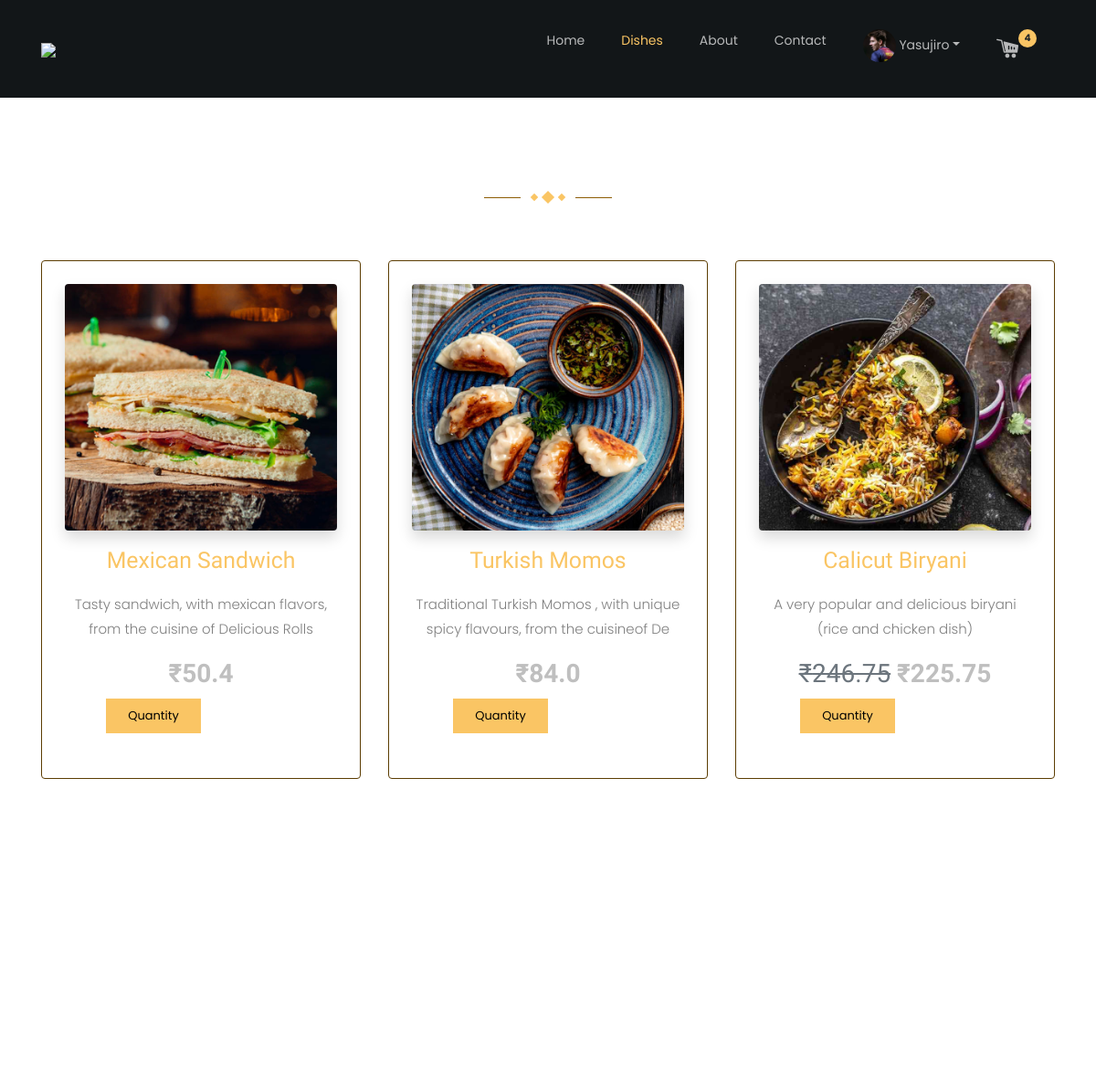
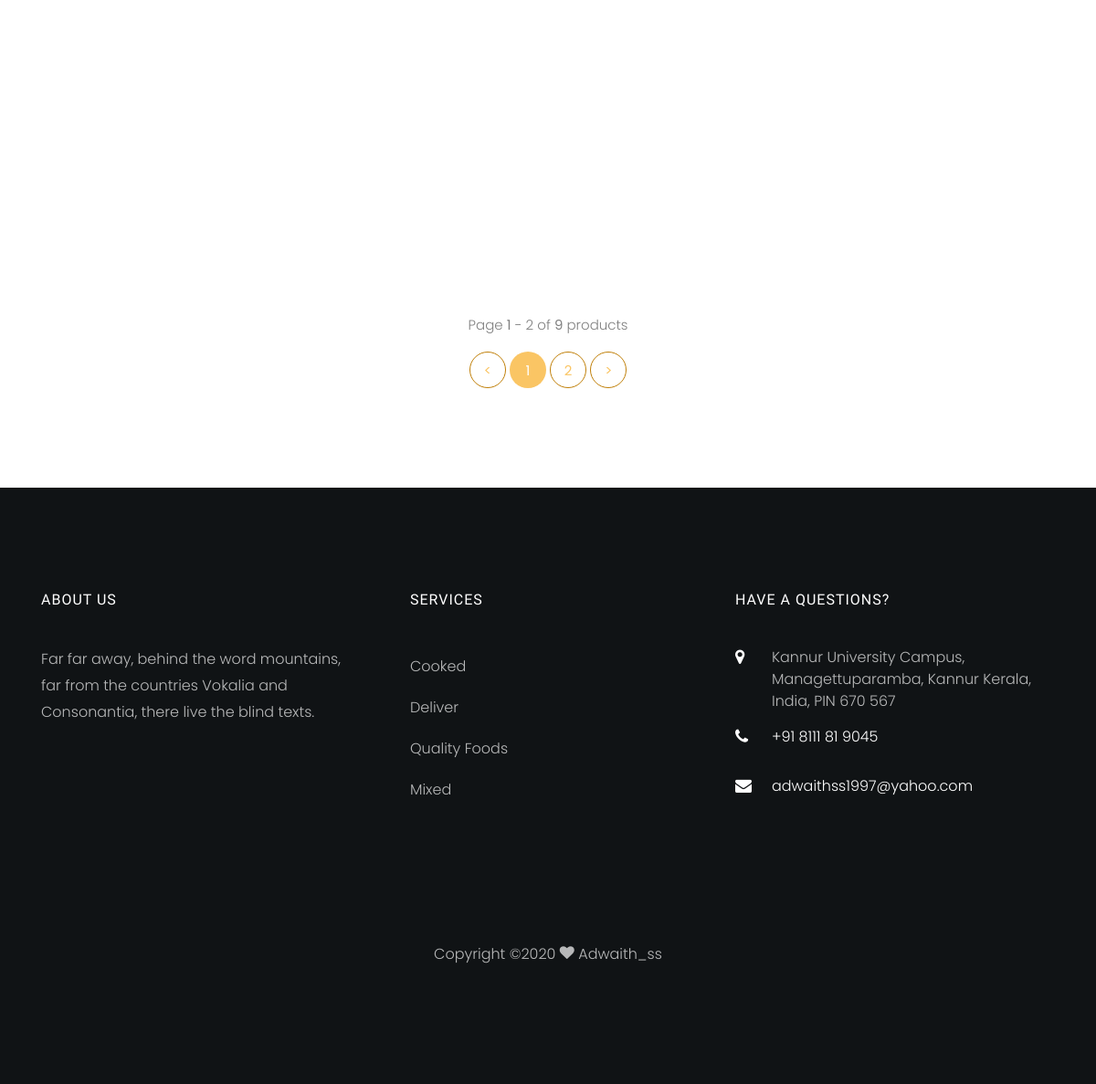
The page /product/ (signed in) on the database its author committed (2 pictures, top to bottom).
### authentication/models.py (models this page shows, shortened)
class UserProfile(models.Model):
	user = models.OneToOneField(User, on_delete=models.CASCADE)
	mobile = models.CharField(max_length=13)
	address = models.TextField(null=True)
	district = models.CharField(max_length=40, null=True)
	state = models.CharField(max_length=40, null=True)
	country = models.CharField(max_length=40, null=True)
	pin = models.CharField(max_length=6, null=True)
	avatar = models.ImageField(upload_to='user_avatar', null=True)
	createdDate = models.DateTimeField(auto_now_add=True)
	updatedDate = models.DateTimeField(auto_now=True)

### product/models.py (models this page shows, shortened)
class Product(models.Model):
	STATUS = (
        ('Pending', 'Pending'),
        ('Active', 'Active'),
        ('Deleted', 'Deleted'),
    )
	name = models.CharField(max_length=225)
	slug = models.SlugField(max_length = 250, null = True, blank = True)
	description = models.TextField()
	category = models.ForeignKey(Category,null=True, on_delete=models.SET_NULL)
	subCategory = models.ForeignKey(Subcategory, null=True, on_delete=models.SET_NULL)
	tag = models.ManyToManyField(Tag, null=True)
	tax = models.ForeignKey(Tax, null=True, on_delete=models.SET_NULL)
	price = models.FloatField()
	specialPrice = models.FloatField(default=0.0)
	cost = models.FloatField()
	disc_total = models.FloatField(default=0.0)
	total = models.FloatField(default=0.0)
	quantity = models.IntegerField()
	stock = models.BooleanField(default=True)
	status = models.CharField(max_length=10, choices=STATUS)
	image1 = models.ImageField(upload_to='product', max_length=100)
	image2 = models.ImageField(upload_to='product', max_length=100, null=True, blank=True)
	image3 = models.ImageField(upload_to='product', max_length=100, null=True, blank=True)
	image4 = models.ImageField(upload_to='product', max_length=100, null=True, blank=True)
	createdDate = models.DateTimeField(auto_now_add=True)
	updatedDate = models.DateTimeField(auto_now=True)

### product/views.py (the view)
# urls.py: path('', ProductlistPage.as_view(), name='dishes'),
class ProductlistPage(ListView):
    template_name = "product/productlist.html"
    def get(self, request, *args, **kwargs):
        product = Product.objects.all().order_by('-id')
        paginator = Paginator(product, 6)
        page = request.GET.get('page')
        try:
            product = paginator.page(page)
        except PageNotAnInteger:
            product = paginator.page(1)
        except EmptyPage:
            product = paginator.page(paginator.num_pages)
        context = {'product' : product}
        return render(request, self.template_name, context)

### templates/product/productlist.html (shortened to what this page needs)
{% extends 'common/main.html'%}
{% load static %}
{% block content %}
{% load mathfilters %}
<section class="ftco-section pt-5">
	<div class="container">
		<div class="row justify-content-center mb-5 pb-3">
			<div class="col-md-7 heading-section ftco-animate text-center">
				<h2 class="mb-4">Our Dishes</h2>
				<p class="flip"><span class="deg1"></span><span class="deg2"></span><span class="deg3"></span></p>
			</div>
		</div>
		<div class="row d-flex text-center">
			{% for x in product %}
				<div class="col-md-6 col-lg-4 d-flex ftco-animate btnpl">
					<div class="blog-entry align-self-stretch staff padding btnpl">
						<a target="_blank" href="/product/{{x.slug}}/" class="block-20 rounded shadow" style="background-image: url('/media/{{x.image1}}');">
						</a>
						<div class="py-2 d-block">
							<h2 class="heading mt-2"  style="font-size: 1.55rem;"><a target="_blank" href="/product/{{x.slug}}/">{{x.name}}</a></h2>
							<p>{{x.description |linebreaks|slice:80}}</p>
							<h3>{% if not x.disc_total == 0.0 %}<span  class="text-muted"><del>₹{{x.disc_total}}</del></span>{% endif %}  <span class="heading"><strong>₹{{x.total}}</strong></span></h3>
							<form action="/add-cart/" method="POST">
								<div class="container-fluid"> <div class="d-flex align-items-center justify-content-center">
									<p><input type="number" class="btn btn-primary p-3 p-md-2"name="quantity" min="1" max="{{x.quantity}}" placeholder="Quantity" required="" style="width: 6.5rem;"></p>
									<p><button class="btn btn-white btn-outline-white p-3 p-md-2" name="add-cart" style="width: 6.5rem;">Add to Cart</button></p>
								</div>
							</div>
						</form>
					</div>
				</div>
			</div>
			{% empty %}<p>
			No product available</p>
		{% endfor %}
	</div>
		<div class="row mt-5 px-3">
			<div class="col text-center">
				<div class="block-27">
					<p>Page <b>{{ product.number }}</b> - {{ product.paginator.num_pages }} of <b>{{ product.paginator.count }}</b> products</p>
					<ul>
						{% if product.has_previous %}
                            <li><a href="?page={{ product.previous_page_number }}">&lt; </a></li>
                        {% else %}
                            <li class="disabled"><span>&lt; </span></li>
                        {% endif %}
                        {% for i in product.paginator.page_range %}
                            {% if product.number == i %}
                                <li class="active"><span>{{ i }} <span class="sr-only">(current)</span></span></li>
                            {% elif i > product.number|add:'-5' and i < product.number|add:'5' %}
                                <li><a href="?page={{ i }}">{{ i }}</a></li>
                            {% endif %}
                        {% endfor %}
						{% if product.has_next %}
                            <li><a href="?page={{ product.next_page_number }}">&gt;</a></li>
                        {% else %}
                            <li class="disabled"><span>&gt;</span></li>
                        {% endif %}
					</ul>
				</div>
			</div>
		</div>
</div>
</section>
{% endblock %}

### templates/common/main.html (shortened to what this page needs)
<!DOCTYPE html>
<html lang="en">
<head>
    {% load static %}
    <link rel="stylesheet" href="{% static 'css/open-iconic-bootstrap.min.css' %}">
    <link rel="stylesheet" href="{% static 'css/animate.css' %}">
    <link rel="stylesheet" href="{% static 'css/owl.carousel.min.css' %}">
    <link rel="stylesheet" href="{% static 'css/owl.theme.default.min.css' %}">
    <link rel="stylesheet" href="{% static 'css/magnific-popup.css' %}">
    <link rel="stylesheet" href="{% static 'css/aos.css' %}">
    <link rel="stylesheet" href="{% static 'css/ionicons.min.css' %}">
    <link rel="stylesheet" href="{% static 'css/bootstrap-datepicker.css' %}">
    <link rel="stylesheet" href="{% static 'css/jquery.timepicker.css' %}">
    <link rel="stylesheet" href="{% static 'css/flaticon.css' %}">
    <link rel="stylesheet" href="{% static 'css/icomoon.css' %}">
    <link rel="stylesheet" href="{% static 'css/style.css' %}">
    <link rel="stylesheet" href="{% static 'css/navavtar.css' %}">
</head>
<body>
    <nav class="navbar navbar-expand-lg navbar-dark ftco_navbar bg-dark ftco-navbar-light" id="ftco-navbar">
        <div class="container">
            <a class="navbar-brand" href="/"><img src="{% static 'images/logo.svg' %}" style="height: 70px;"></a>
            <div class="collapse navbar-collapse" id="ftco-nav">
                <ul class="navbar-nav ml-auto">
                    <li class="nav-item home active"><a href="/" class="nav-link">Home</a></li>
                    <li class="nav-item dish"><a href="/product/" class="nav-link">Dishes</a></li>
                    <li class="nav-item about"><a href="/about/" class="nav-link">About</a></li>
                    <li class="nav-item contact"><a target="_blank" href="/contact" class="nav-link">Contact</a></li>
                    {% if user.is_authenticated %}
                    <li class="nav-item dropdown profile">
                        <a class="nav-link  dropdown-toggle" href="#" data-toggle="dropdown"> <img src="/media/{{request.user.userprofile.avatar}}" class="avatar avatar-sm rounded-circle"> {{request.user.first_name|title}}</a>
                    </li>
                    <li class="nav-item cart"><a href="/cart/" class="nav-link"> <i class="flaticon-shopping-cart-2" style="font-size: 1.5rem;"></i><span class="badge badge-warning badge-circle">4</span></a></li>
                    {% else %}
                        <li class="nav-item register"><a href="/login/" class="nav-link">Sign In</a></li>
                    {% endif %}
                </ul>
            </div>
        </div>
    </nav>
    {% block content %}{% endblock %}
    <footer class="ftco-footer ftco-section img">
        <div class="container">
            <div class="row mb-5">
                <div class="col-lg-4 col-md-6 mb-5 mb-md-5">
                    <div class="ftco-footer-widget mb-4">
                        <h2 class="ftco-heading-2">About Us</h2>
                        <p>Far far away, behind the word mountains, far from the countries Vokalia and Consonantia, there live the blind texts.</p>
                        <ul class="ftco-footer-social list-unstyled float-md-left float-lft mt-5">
                        </ul>
                    </div>
                </div>
                <div class="col-lg-4 col-md-6 mb-5 mb-md-5">
                    <div class="ftco-footer-widget mb-4 ml-md-4">
                        <h2 class="ftco-heading-2">Services</h2>
                        <ul class="list-unstyled">
                            <li><a href="#" class="py-2 d-block">Cooked</a></li>
                            <li><a href="#" class="py-2 d-block">Deliver</a></li>
                            <li><a href="#" class="py-2 d-block">Quality Foods</a></li>
                            <li><a href="#" class="py-2 d-block">Mixed</a></li>
                        </ul>
                    </div>
                </div>
                <div class="col-lg-4 col-md-6 mb-5 mb-md-5">
                    <div class="ftco-footer-widget mb-4">
                        <h2 class="ftco-heading-2">Have a Questions?</h2>
                        <div class="block-23 mb-3">
                            <ul>
                                <li><span class="icon icon-map-marker"></span><span class="text">Kannur University Campus, Managettuparamba, Kannur Kerala, India, PIN 670 567</span></li>
                                <li><a href="tel://+91 8111 819 045"><span class="icon icon-phone"></span><span class="text">+91 8111 81 9045</span></a></li>
                                <li><a href="#"><span class="icon icon-envelope"></span><span class="text">adwaithss1997@yahoo.com</span></a></li>
                            </ul>
                        </div>
                    </div>
                </div>
            </div>
            <div class="row">
                <div class="col-md-12 text-center">
                    <p>
                        Copyright &copy;<script>document.write(new Date().getFullYear());</script> <i class="icon-heart" aria-hidden="true"></i> Adwaith_ss</a>
                    </p>
                </div>
            </div>
        </div>
    </footer>
</body>
</html>

### static/css/icomoon.css (style rules this page uses)
[class^="icon-"], [class*=" icon-"] { font-family: 'icomoon' !important; speak: none; font-style: normal; font-weight: normal; font-variant: normal; text-transform: none; line-height: 1; -webkit-font-smoothing: antialiased; -moz-osx-font-smoothing: grayscale; }
.icon-heart:before { content: "\f004"; }
.icon-map-marker:before { content: "\f041"; }
.icon-phone:before { content: "\f095"; }
.icon-envelope:before { content: "\f0e0"; }

### static/css/navavtar.css (style rules this page uses)
.avatar { font-size: 1rem; display: inline-flex; width: 48px; height: 48px; color: #fff; border-radius: 50%; background-color: #adb5bd; align-items: center; justify-content: center; }
.avatar-sm { font-size: .875rem; width: 36px; height: 36px; }
.rounded-circle { border-radius: 50% !important; }

### templates/product/productlist.html (style rules this page uses)
input::placeholder { color: #000; }
input[type=number] { -moz-appearance:textfield; }

### rows shown on the page
Product: image1 (picture), name "Mexican Sandwich", description "Tasty sandwich, with mexican flavors, from the cuisine of Delicious Rolls", total "50.4"
Product: image1 (picture), name "Turkish Momos", description "Traditional Turkish Momos , with unique spicy flavours, from the cuisineof De", total "84.0"
Product: image1 (picture), name "Calicut Biryani", description "A very popular and delicious biryani (rice and chicken dish)", disc_total "246.75", total "225.75"

### other values the page prints
{{ request.user.first_name|title }} "Yasujiro"
{{ product.number }} "1"
{{ product.paginator.num_pages }} "2"
{{ product.paginator.count }} "9"
{{ i }} "1"
{{ i }} "2"
